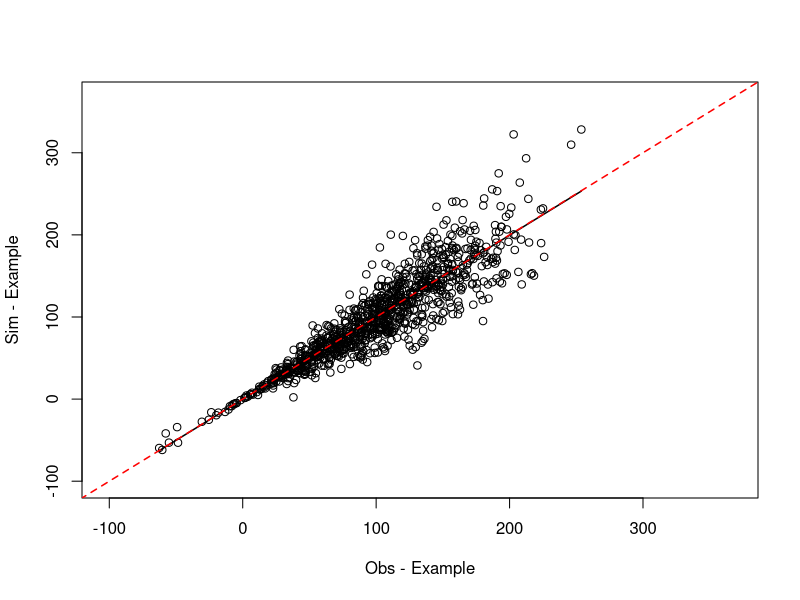

Generate this figure with R:
mperf     = function(sim,obs,vnam,dchart,outidx){
  
  #--------------------------------------------------#
  #------------- Performance function ---------------#
  #--- Compute statistical indexes of performance ---#
  #--------------------------------------------------#
  #
  # Decription:
  # sim     - Simulated values          [Real]
  # obs     - Observed values           [Real]
  # vnam    - Name of variable          [String]
  # dchart  - Display Chart?            [T or F]
  # outidx  - Output peformance indexes [List]
  # 
  # Murilo Vianna
  # source: https://github.com/Murilodsv/R-scripts/blob/master/mperf.r
  #
  # Literature: 
  # Brun, F., Wallach, D., Makowski, D., & Jones, J. W. (2006). 
  # Working with dynamic crop models: evaluation, analysis, 
  # parameterization, and applications. Elsevier.
  #--------------------------------------------------#
  
  if(missing(sim)){stop("Missing sim argument")}
  if(missing(obs)){stop("Missing obs argument")}
  if(missing(dchart)){dchart = T}
  if(missing(outidx)){outidx = c("bias","mse","rmse","mae","rrmse","rmae","ef","r","r2","d")}
  if(missing(vnam)){
    warning("Missing vnam argument: vnam set to none.")
    vnam = ""
  }
  
  
  #--- Check Input data
  sim = as.numeric(sim)
  obs = as.numeric(obs)
  
  if(length(sim) != length(obs)){stop("Vector length of Simulated and Observed do not match.")}
  if(length(sim[is.na(sim)]) > 0 |  length(obs[is.na(obs)]) > 0){
    
    #--- remove NA values
    df_so = na.omit(data.frame(sim,obs))
    sim = df_so$sim
    obs = df_so$obs
    warning("NA values ignored in Simulated or Observed data")
  }
  
  #--- Statistical indexes
  fit   = lm(sim~obs)
  bias  = (1/length(obs)) * sum(sim-obs)
  mse   = (1/length(obs)) * sum((sim-obs)^2)
  rmse  = sqrt(mse)
  mae   = (1/length(obs)) * sum(abs(sim-obs))
  rrmse = rmse / mean(obs)
  rmae  = (1/length(obs[obs>0])) * sum(abs(sim[obs>0]-obs[obs>0])/abs(obs[obs>0]))
  ef    = 1 - (sum((sim-obs)^2) / sum((obs-mean(obs))^2))
  r     = sum((obs-mean(obs))*(sim-mean(sim)))/sqrt(sum((obs-mean(obs))^2)*sum((sim-mean(sim))^2))
  r2    = r^2
  d     = 1 - (sum((sim-obs)^2) / sum((abs(sim-mean(obs))+abs(obs-mean(obs)))^2))
  if(length(unique(sim)) > 1){
    a     = summary(fit)$coefficients["(Intercept)","Estimate"]
    b     = summary(fit)$coefficients["obs","Estimate"]
  }
  
  if(dchart){
    #--- Chart Sim ~ Obs
    varlab = vnam 
    
    mindt = min(obs,sim)
    maxdt = max(obs,sim)
    #--- Ploting limits 
    pllim = c(mindt-0.1*(maxdt-mindt),maxdt+0.1*(maxdt-mindt))
    xx = seq(min(obs),max(obs),length = (max(obs)-min(obs))*1000)
    #z = summary(fit)
    
    plot(sim~obs,
         ylab = paste("Sim - ",varlab,sep = ""),
         xlab = paste("Obs - ",varlab,sep = ""),
         ylim = pllim,
         xlim = pllim)
    
    lines(xx, predict(fit, data.frame(obs=xx)),
          col = "black",
          lty = 1,
          lwd = 1.5)
    
    l11 = seq(pllim[1]-0.5*(maxdt-mindt), pllim[2] + 0.5 * (maxdt-mindt),length = 1000)
    
    lines(l11*1~l11,
          col = "red",
          lty = 2,
          lwd = 1.5)
  }
  
  if(outidx[1] == "all"){outidx = c("bias","mse","rmse","mae","rrmse","rmae","ef","r","r2","d")}
  perf = data.frame(model = vnam,
                    bias,
                    mse,
                    rmse,
                    mae,
                    rrmse,
                    rmae,
                    ef,
                    r,
                    r2,
                    d)
  
  return(perf[,c("model",outidx)])
  
}

#--- Usage Example:

#--- For a the given observed and simulated values
obs = rnorm(1000,100,50)
sim = obs * rnorm(1000,1,0.2)

#--- Compute performance for "Example" ("rmse" "bias" and "r2"), plot chart = T, 
performance = mperf(sim,obs,"Example",T,c("rmse","bias","r2"))

performance
